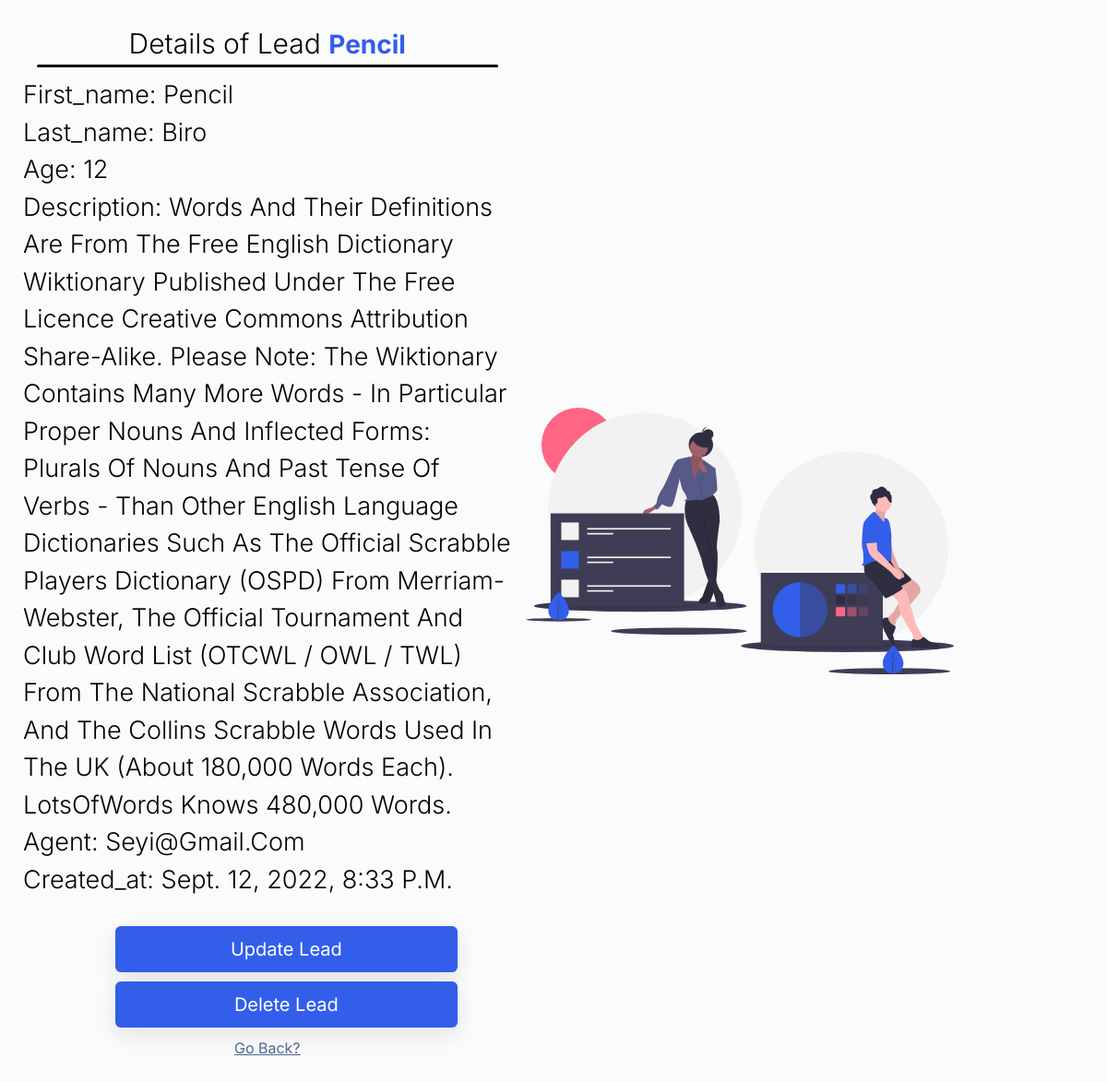
The page /detail/3 (signed in) on the database its author committed.
### CRMapp/models.py (models this page shows, shortened)
class Lead(models.Model):
    first_name = models.CharField(max_length=20)
    last_name = models.CharField(max_length=20)
    age = models.IntegerField(default=0)
    description = models.TextField(null=True, blank=True)
    agent = models.ForeignKey("Agent", on_delete=models.SET_NULL, null=True, blank=True)
    date_added = models.DateTimeField(auto_now_add=True)
    organisation = models.ForeignKey("Auto", on_delete=models.CASCADE)
    category = models.ForeignKey("Category", on_delete=models.SET_NULL, null=True, blank=True, related_name='leads')
    created_at = models.DateTimeField(default=datetime.now, blank=True, null=True)

class Agent(models.Model):
    user = models.OneToOneField("User", on_delete=models.CASCADE)
    organisation = models.ForeignKey("Auto", on_delete=models.CASCADE)

class User(AbstractUser):
    pass
    is_organisor = models.BooleanField(default=True)
    is_agent = models.BooleanField(default=False)

### CRMapp/views.py (the view)
# urls.py: path('detail/<str:pk>', views.Lead_detail.as_view(), name='lead-detail'),
class Lead_detail(LoginRequiredMixin, generic.DetailView):
    template_name = 'lead-detail.html'
    queryset = Lead.objects.all()
    context_object_name = "leads"

### CRMapp/templates/lead-detail.html (shortened to what this page needs)
{% extends 'registration/signup.html' %}
{% load tailwind_filters %}
{% load static %}
{% block content %}
<body>
    <div class="container">
        <div class="box">
            <div class="span">
                <h1>Details of Lead <span>{{leads.first_name}}</span></h1>
            </div>
            <h2>
                first_name: {{leads.first_name}} <br>
                last_name: {{leads.last_name}}<br>
                age: {{leads.age}}<br>
                Description: {{leads.description}}<br>
                agent: {{leads.agent.user.email}}<br>
                created_at: {{leads.created_at}}<br>
            </h2>
                <div class="bottom">
                    {% if request.user.is_organisor %}
                    <a href="{% url 'leads:lead-update' leads.id %}"><button class="w-full hover:px-3 py-2 rounded-md">Update Lead</button></a>
                    <a href="{% url 'leads:lead-delete' leads.id %}"><button class="w-full hover:px-3 py-2 rounded-md">Delete Lead</button></a>
                    {% else %}
                    <a href="{% url 'leads:lead-agentupdate' leads.id %}"><button class="w-full hover:px-3 py-2 rounded-md">Update Lead</button></a>
                    {% endif %}
                </div>
                <div class="login">
                    <a href="{% url 'leads:lead-list' %}">Go Back?</a><br>
                </div>
        </div>
        <div class="team_img_wrapper">
            <img src="{% static 'images/team.svg' %}" alt="team-img" />
          </div>
    </div>
</body>
{% endblock %}

### CRMapp/templates/registration/signup.html (shortened to what this page needs)
<!DOCTYPE html>
<html lang="en">
<head>
    {% load tailwind_filters %}
    <link href="https://unpkg.com/tailwindcss@^1.0/dist/tailwind.min.css" rel="stylesheet">
    {% load static %}
    <link rel="stylesheet" href=" {% static 'signups.css'%} ">
{% block content %}{% endblock %}
</body>
</html>

### static/signups.css (style rules this page uses)
* { margin: 0; padding: 0; box-sizing: border-box; font-family: "Inter", sans-serif; }
body { font-family: "Inter", sans-serif; background: #fafbfb; background-size: cover; min-height: 100vh; margin: 10px; }
.container { min-height: 100vh; display: flex; justify-content: space-around; align-items: center; }
.team_img_wrapper { width: 500px; max-width: 100%; height: 440px; }
.team_img_wrapper img { width: 100%; height: 100%; object-fit: contain; }
.box { width: 600px; height: auto; border-radius: 9px; padding: 15px; }
.box h1 { font-weight: 300; font-size: 30px; margin-bottom: 10px; text-align: center; }
.box h2 { font-weight: 300; font-size: 27px; margin-bottom: 10px; text-align: center; display: inline; text-transform: capitalize; }
.span span { color: #335eea; font-size: 28px; font-weight: 700; text-transform: capitalize; }
.box h1::after { content: ''; display: block; width: 500px; height: 3px; margin: auto; background: black; border-radius: 3px; }
.bottom { width: 70%; margin-left: 100px; margin-top: 20px; margin-bottom: 10px; align-items: center; }
.bottom button { transition: 0.3s ease-in-out; height: 50px; font-size: 20px; font-weight: 400; background: #335eea; color: white; box-shadow: 0 0.5rem 1.5rem rgba(22, 28, 45, 0.1); margin-top: 10px; }
.login { text-decoration: underline 1px; text-align: center; color: #506690; }

### rows shown on the page
Lead: first_name "Pencil", last_name "Biro", age "12", description "Words And Their Definitions Are From The Free English Dictionary Wiktionary Published Under The Free Licence Creative Commons Attribution Share-Alike. Please Note: The Wiktionary Contains Many More Words - In Particular Proper Nouns And Inflected Forms: Plurals Of Nouns And Past Tense Of Verbs - Than Other English Language Dictionaries Such As The Official Scrabble Players Dictionary (OSPD) From Merriam-Webster, The Official Tournament And Club Word List (OTCWL / OWL / TWL) From The National Scrabble Association, And The Collins Scrabble Words Used In The UK (About 180,000 Words Each). LotsOfWords Knows 480,000 Words.", agent.user.email "Seyi@gmail.com", created_at "Sept. 12, 2022, 8:33 P.m."
